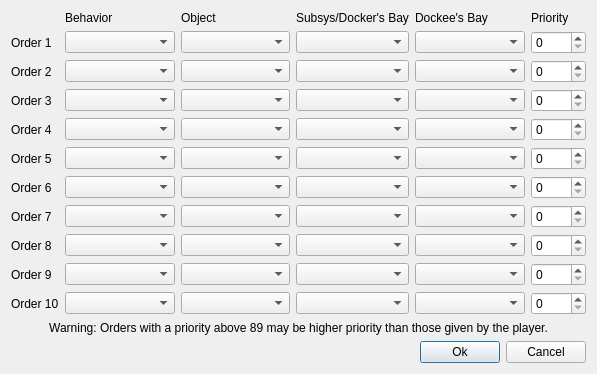
<?xml version="1.0" encoding="UTF-8"?>
<ui version="4.0">
 <class>fso::fred::dialogs::ShipGoalsDialog</class>
 <widget class="QDialog" name="fso::fred::dialogs::ShipGoalsDialog">
  <property name="geometry">
   <rect>
    <x>0</x>
    <y>0</y>
    <width>597</width>
    <height>344</height>
   </rect>
  </property>
  <property name="windowTitle">
   <string>Initial Orders</string>
  </property>
  <property name="modal">
   <bool>true</bool>
  </property>
  <layout class="QVBoxLayout" name="verticalLayout">
   <item>
    <layout class="QGridLayout" name="gridLayout" columnstretch="0,2,2,2,2,1">
     <item row="10" column="0">
      <widget class="QLabel" name="label_11">
       <property name="text">
        <string>Order 10</string>
       </property>
      </widget>
     </item>
     <item row="2" column="0">
      <widget class="QLabel" name="label_3">
       <property name="text">
        <string>Order 2</string>
       </property>
      </widget>
     </item>
     <item row="0" column="4">
      <widget class="QLabel" name="label_14">
       <property name="text">
        <string>Dockee's Bay</string>
       </property>
      </widget>
     </item>
     <item row="0" column="3">
      <widget class="QLabel" name="label_13">
       <property name="text">
        <string>Subsys/Docker's Bay</string>
       </property>
      </widget>
     </item>
     <item row="8" column="0">
      <widget class="QLabel" name="label_9">
       <property name="text">
        <string>Order 8</string>
       </property>
      </widget>
     </item>
     <item row="0" column="2">
      <widget class="QLabel" name="label_12">
       <property name="text">
        <string>Object</string>
       </property>
      </widget>
     </item>
     <item row="3" column="0">
      <widget class="QLabel" name="label_4">
       <property name="text">
        <string>Order 3</string>
       </property>
      </widget>
     </item>
     <item row="5" column="0">
      <widget class="QLabel" name="label_6">
       <property name="text">
        <string>Order 5</string>
       </property>
      </widget>
     </item>
     <item row="9" column="0">
      <widget class="QLabel" name="label_10">
       <property name="text">
        <string>Order 9</string>
       </property>
      </widget>
     </item>
     <item row="6" column="0">
      <widget class="QLabel" name="label">
       <property name="text">
        <string>Order 6</string>
       </property>
      </widget>
     </item>
     <item row="0" column="1">
      <widget class="QLabel" name="label_7">
       <property name="text">
        <string>Behavior</string>
       </property>
      </widget>
     </item>
     <item row="1" column="0">
      <widget class="QLabel" name="label_2">
       <property name="text">
        <string>Order 1</string>
       </property>
      </widget>
     </item>
     <item row="4" column="0">
      <widget class="QLabel" name="label_5">
       <property name="text">
        <string>Order 4</string>
       </property>
      </widget>
     </item>
     <item row="7" column="0">
      <widget class="QLabel" name="label_8">
       <property name="text">
        <string>Order 7</string>
       </property>
      </widget>
     </item>
     <item row="0" column="5">
      <widget class="QLabel" name="label_15">
       <property name="text">
        <string>Priority</string>
       </property>
      </widget>
     </item>
     <item row="1" column="1">
      <widget class="QComboBox" name="comboBox"/>
     </item>
     <item row="2" column="1">
      <widget class="QComboBox" name="comboBox_2"/>
     </item>
     <item row="3" column="1">
      <widget class="QComboBox" name="comboBox_3"/>
     </item>
     <item row="4" column="1">
      <widget class="QComboBox" name="comboBox_4"/>
     </item>
     <item row="5" column="1">
      <widget class="QComboBox" name="comboBox_5"/>
     </item>
     <item row="6" column="1">
      <widget class="QComboBox" name="comboBox_6"/>
     </item>
     <item row="7" column="1">
      <widget class="QComboBox" name="comboBox_7"/>
     </item>
     <item row="8" column="1">
      <widget class="QComboBox" name="comboBox_8"/>
     </item>
     <item row="9" column="1">
      <widget class="QComboBox" name="comboBox_9"/>
     </item>
     <item row="10" column="1">
      <widget class="QComboBox" name="comboBox_10"/>
     </item>
     <item row="1" column="2">
      <widget class="QComboBox" name="comboBox_11"/>
     </item>
     <item row="2" column="2">
      <widget class="QComboBox" name="comboBox_12"/>
     </item>
     <item row="3" column="2">
      <widget class="QComboBox" name="comboBox_13"/>
     </item>
     <item row="4" column="2">
      <widget class="QComboBox" name="comboBox_14"/>
     </item>
     <item row="5" column="2">
      <widget class="QComboBox" name="comboBox_15"/>
     </item>
     <item row="6" column="2">
      <widget class="QComboBox" name="comboBox_16"/>
     </item>
     <item row="7" column="2">
      <widget class="QComboBox" name="comboBox_17"/>
     </item>
     <item row="8" column="2">
      <widget class="QComboBox" name="comboBox_18"/>
     </item>
     <item row="9" column="2">
      <widget class="QComboBox" name="comboBox_19"/>
     </item>
     <item row="10" column="2">
      <widget class="QComboBox" name="comboBox_20"/>
     </item>
     <item row="1" column="3">
      <widget class="QComboBox" name="comboBox_21"/>
     </item>
     <item row="2" column="3">
      <widget class="QComboBox" name="comboBox_22"/>
     </item>
     <item row="3" column="3">
      <widget class="QComboBox" name="comboBox_23"/>
     </item>
     <item row="4" column="3">
      <widget class="QComboBox" name="comboBox_24"/>
     </item>
     <item row="5" column="3">
      <widget class="QComboBox" name="comboBox_25"/>
     </item>
     <item row="6" column="3">
      <widget class="QComboBox" name="comboBox_26"/>
     </item>
     <item row="7" column="3">
      <widget class="QComboBox" name="comboBox_27"/>
     </item>
     <item row="8" column="3">
      <widget class="QComboBox" name="comboBox_28"/>
     </item>
     <item row="9" column="3">
      <widget class="QComboBox" name="comboBox_29"/>
     </item>
     <item row="10" column="3">
      <widget class="QComboBox" name="comboBox_30"/>
     </item>
     <item row="1" column="4">
      <widget class="QComboBox" name="comboBox_31"/>
     </item>
     <item row="2" column="4">
      <widget class="QComboBox" name="comboBox_32"/>
     </item>
     <item row="3" column="4">
      <widget class="QComboBox" name="comboBox_33"/>
     </item>
     <item row="4" column="4">
      <widget class="QComboBox" name="comboBox_34"/>
     </item>
     <item row="5" column="4">
      <widget class="QComboBox" name="comboBox_35"/>
     </item>
     <item row="6" column="4">
      <widget class="QComboBox" name="comboBox_36"/>
     </item>
     <item row="7" column="4">
      <widget class="QComboBox" name="comboBox_37"/>
     </item>
     <item row="8" column="4">
      <widget class="QComboBox" name="comboBox_38"/>
     </item>
     <item row="9" column="4">
      <widget class="QComboBox" name="comboBox_39"/>
     </item>
     <item row="10" column="4">
      <widget class="QComboBox" name="comboBox_40"/>
     </item>
     <item row="1" column="5">
      <widget class="QSpinBox" name="spinBox"/>
     </item>
     <item row="2" column="5">
      <widget class="QSpinBox" name="spinBox_2"/>
     </item>
     <item row="3" column="5">
      <widget class="QSpinBox" name="spinBox_3"/>
     </item>
     <item row="4" column="5">
      <widget class="QSpinBox" name="spinBox_4"/>
     </item>
     <item row="5" column="5">
      <widget class="QSpinBox" name="spinBox_5"/>
     </item>
     <item row="6" column="5">
      <widget class="QSpinBox" name="spinBox_6"/>
     </item>
     <item row="7" column="5">
      <widget class="QSpinBox" name="spinBox_7"/>
     </item>
     <item row="8" column="5">
      <widget class="QSpinBox" name="spinBox_8"/>
     </item>
     <item row="9" column="5">
      <widget class="QSpinBox" name="spinBox_9"/>
     </item>
     <item row="10" column="5">
      <widget class="QSpinBox" name="spinBox_10"/>
     </item>
    </layout>
   </item>
   <item>
    <widget class="QLabel" name="label_16">
     <property name="text">
      <string>Warning: Orders with a priority above 89 may be higher priority than those given by the player.</string>
     </property>
     <property name="alignment">
      <set>Qt::AlignCenter</set>
     </property>
    </widget>
   </item>
   <item>
    <layout class="QHBoxLayout" name="horizontalLayout">
     <item>
      <spacer name="horizontalSpacer">
       <property name="orientation">
        <enum>Qt::Horizontal</enum>
       </property>
       <property name="sizeHint" stdset="0">
        <size>
         <width>40</width>
         <height>20</height>
        </size>
       </property>
      </spacer>
     </item>
     <item>
      <widget class="QPushButton" name="pushButton">
       <property name="text">
        <string>Ok</string>
       </property>
      </widget>
     </item>
     <item>
      <widget class="QPushButton" name="pushButton_2">
       <property name="text">
        <string>Cancel</string>
       </property>
      </widget>
     </item>
    </layout>
   </item>
  </layout>
 </widget>
 <resources>
  <include location="../resources/resources.qrc"/>
 </resources>
 <connections/>
</ui>
